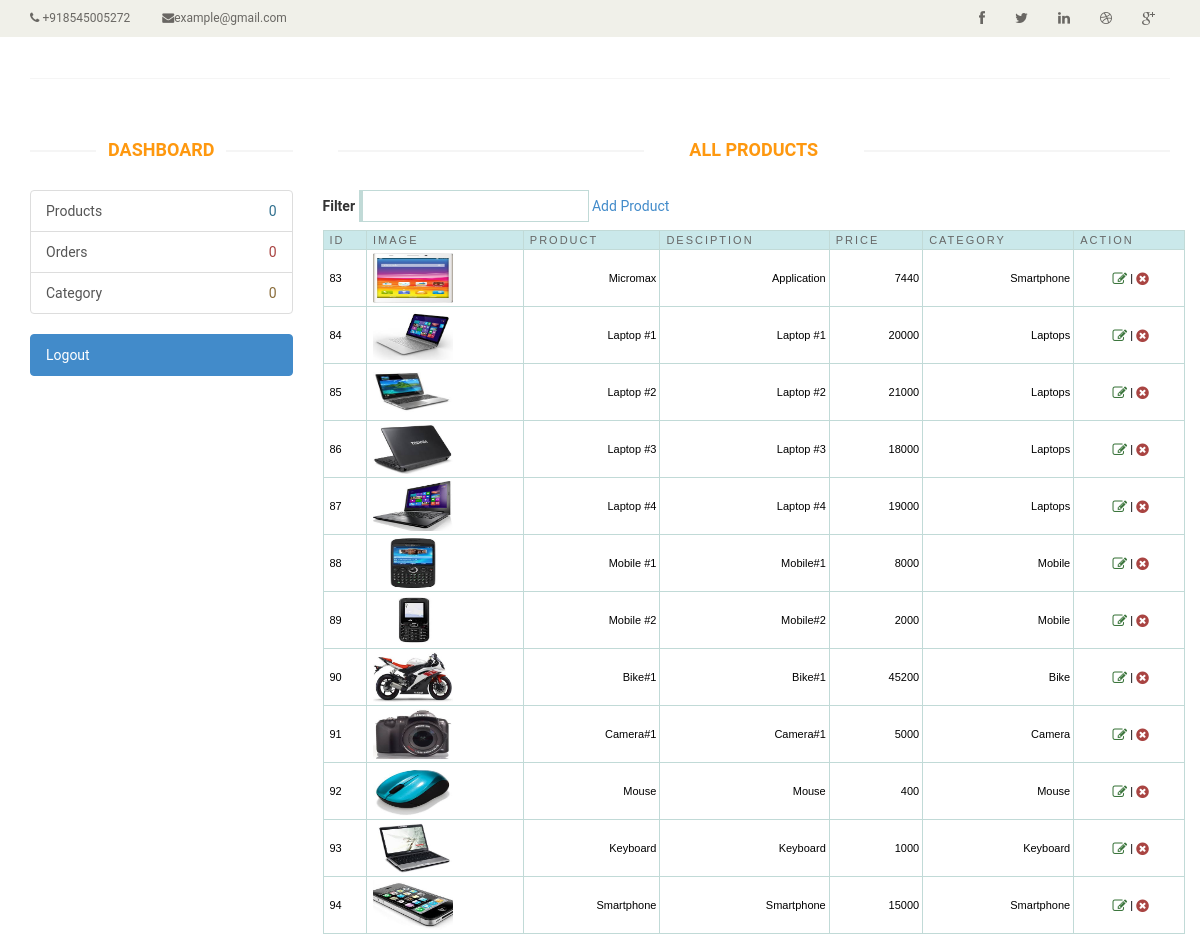
Screenshot of /admin.php (signed in) with the database file from the repository.
### tables this page shows
CREATE TABLE IF NOT EXISTS `products` (
`ID` int(11) NOT NULL,
  `imgUrl` text NOT NULL,
  `Product` text NOT NULL,
  `Description` text NOT NULL,
  `Price` double NOT NULL,
  `Category` text NOT NULL
);

### admin.php (the view, shortened to what this page needs)
<?php include('include/admin/header.php');?>
    <section>
		<div class="container">
			<div class="row">
				<?php include('include/admin/sidebar.php');?>
    <div class="col-sm-9 padding-right">
					<div class="features_items">
						<h2 class="title text-center">All Products</h2>
          					<label for="filter">Filter</label> <input type="text" name="filter" value="" id="filter" />
					<a rel="facebox" href="addproduct.php">Add Product</a>
					<table cellpadding="1" cellspacing="1" id="resultTable">
						<thead>
							<tr>
								<th  style="border-left: 1px solid #C1DAD7"> ID </th>
								<th> Image </th>
								<th> Product </th>
								<th> Desciption </th>
								<th> Price </th>
								<th> Category </th>
                                <th> Action </th>
							</tr>
						</thead>
						<tbody>
						<?php
							$result = mysql_query("SELECT * FROM products");
							while($row = mysql_fetch_array($result))
								{
									echo '<tr class="record">';
									echo '<td style="border-left: 1px solid #C1DAD7;">'.$row['ID'].'</td>';
									echo '<td><a rel="facebox" href="editproductimage.php?id='.$row['ID'].'"><img src="reservation/img/products/'.$row['imgUrl'].'" width="80" height="50"></a></td>';
									echo '<td><div align="right">'.$row['Product'].'</div></td>';
									echo '<td><div align="right">'.$row['Description'].'</div></td>';
									echo '<td><div align="right">'.$row['Price'].'</div></td>';
									echo '<td><div align="right">'.$row['Category'].'</div></td>';
									echo '<td><div align="center"><a rel="facebox" href="editproductdetails.php?id='.$row['ID'].'"><i class="fa fa-edit fa-lg text-success"></i></a> | <a href="#" id="'.$row['ID'].'" class="delbutton" title="Click To Delete"><i class="fa fa-times-circle fa-lg text-danger"></i></a></div></td>';
									echo '</tr>';
								}
?>
						</tbody>
					</table>
              </section>
<?php include('include/admin/footer.php'); ?>

### css/style1.css (style rules this page uses)
#resultTable { background-color: white; margin-top: 8px; width: 100%; color:#000000; }
#resultTable th.sortable { background: url("bg_header.jpg") no-repeat scroll 0 0 #CAE8EA; border-bottom: 1px solid #C1DAD7; border-right: 1px solid #C1DAD7; border-top: 1px solid #C1DAD7; color: #4F6B72; font: normal 11px "Trebuchet MS",Verdana,Arial,Helvetica,sans-serif; letter-spacing: 2px; padding: 3px 3px 3px 6px; text-align: left; text-transform: uppercase; color: #666; cursor: pointer; text-decoration: none; }
#resultTable th { background: url("bg_header.jpg") no-repeat scroll 0 0 #CAE8EA; border-bottom: 1px solid #C1DAD7; border-right: 1px solid #C1DAD7; border-top: 1px solid #C1DAD7; color: #4F6B72; font: normal 11px "Trebuchet MS",Verdana,Arial,Helvetica,sans-serif; letter-spacing: 2px; padding: 3px 3px 3px 6px; text-align: left; text-transform: uppercase; color: #666; cursor: pointer; text-decoration: none; }
#resultTable td { border-bottom: 1px solid #C1DAD7; border-right: 1px solid #C1DAD7; padding: 3px 3px 3px 6px; font: normal 11px "Trebuchet MS",Verdana,Arial,Helvetica,sans-serif; }
#resultTable td.odd { font: normal 11px "Trebuchet MS",Verdana,Arial,Helvetica,sans-serif; }
#filter { width: 230px; border: 1px solid #C1DAD7; border-left: 4px solid #C1DAD7; padding:5px; background-image:url('../images/filter.gif'); background-repeat:no-repeat; background-position: 3px 5px; padding-left:20px; }

### css/style.css (style rules this page uses)
.text-center { text-align: center; }
.fa { cursor: pointer; }

### css/main.css (style rules this page uses)
body { font-family: 'Roboto', sans-serif; background:; position: relative; font-weight:400px; }
a { -webkit-transition: 300ms; -moz-transition: 300ms; -o-transition: 300ms; transition: 300ms; }
h1, h2, h3, h4, h5, h6 { font-family: 'Roboto', sans-serif; }
.left-sidebar h2:after, h2.title:after { content: " "; position: absolute; border: 1px solid #f5f5f5; bottom:8px; left: 0; width: 100%; height: 0; z-index: -2; }
h2.title:before { content: " "; position: absolute; background: #fff; bottom: -6px; width: 220px; height: 30px; z-index: -1; left: 50%; margin-left: -110px; }
.padding-right { padding-right: 0; }
.features_items { overflow:hidden; }
h2.title { color: #FE980F; font-family: 'Roboto', sans-serif; font-size: 18px; font-weight: 700; margin: 0 15px; text-transform: uppercase; margin-bottom: 30px; position: relative; }

### rows the page displays
products: ID "83", imgUrl (picture), Product "Micromax", Description "Application", Price "7440", Category "Smartphone"
products: ID "84", imgUrl (picture), Product "Laptop #1", Description "Laptop #1", Price "20000", Category "Laptops"
products: ID "85", imgUrl (picture), Product "Laptop #2", Description "Laptop #2", Price "21000", Category "Laptops"
products: ID "86", imgUrl (picture), Product "Laptop #3", Description "Laptop #3", Price "18000", Category "Laptops"
products: ID "87", imgUrl (picture), Product "Laptop #4", Description "Laptop #4", Price "19000", Category "Laptops"
products: ID "88", imgUrl (picture), Product "Mobile #1", Description "Mobile#1", Price "8000", Category "Mobile"
products: ID "89", imgUrl (picture), Product "Mobile #2", Description "Mobile#2", Price "2000", Category "Mobile"
products: ID "90", imgUrl (picture), Product "Bike#1", Description "Bike#1", Price "45200", Category "Bike"
products: ID "91", imgUrl (picture), Product "Camera#1", Description "Camera#1", Price "5000", Category "Camera"
products: ID "92", imgUrl (picture), Product "Mouse", Description "Mouse", Price "400", Category "Mouse"
products: ID "93", imgUrl (picture), Product "Keyboard", Description "Keyboard", Price "1000", Category "Keyboard"
products: ID "94", imgUrl (picture), Product "Smartphone", Description "Smartphone", Price "15000", Category "Smartphone"
